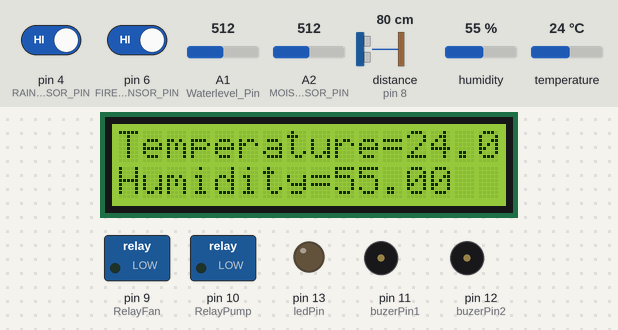
The sketch below on a simulated Arduino Uno, built with avr-gcc and run on an emulated ATmega328P. Shown: 16×2 character LCD, switched loads named in the sketch (green lamp = pin HIGH), output pins drawn as LEDs (lit = HIGH), buzzer (waves = sounding, pin HIGH). Wiring (inferred from the names in the program): ultrasonic range finder: trigger pin 7; echo pin 8. Inputs (shaded band) come from the test bench; at power-on: pin 4 (RAIN_SENSOR_PIN) HIGH, A2 (MOISTURE_SENSOR_PIN) = 512, temperature 24 °C, pin 6 (FIRE_SENSOR_PIN) HIGH, A1 (Waterlevel_Pin) = 512, distance to the obstacle (sensor on pin 8) 80 cm, humidity 55 %. The echo pulse lasts 58.3 µs per cm; the modem accepts every AT command (registered, SIM ready, sends succeed) and sends nothing else; pins used as bus, display or sensor lines are not drawn; what the sketch prints to the serial monitor is not drawn.

Above: at 2.5 s.
2.6 s: pin 4 (RAIN_SENSOR_PIN) driven LOW
At 5.2 s:
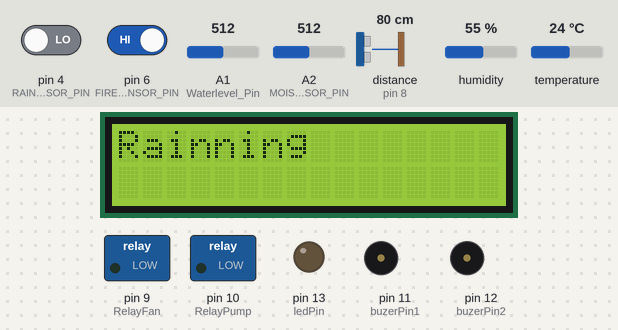
8.9 s: pin 4 (RAIN_SENSOR_PIN) driven HIGH
At 17.8 s:
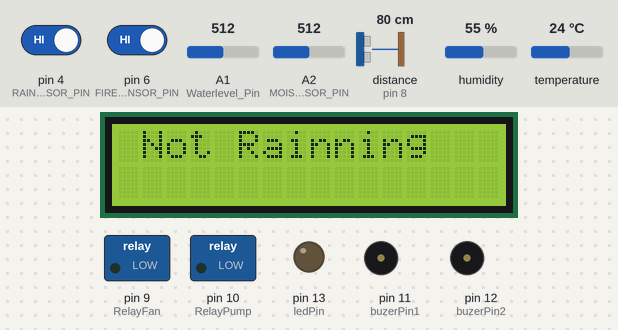
21.0 s: A2 (MOISTURE_SENSOR_PIN) set to 891
27.0 s: A2 (MOISTURE_SENSOR_PIN) set to 914
At 38.6 s:
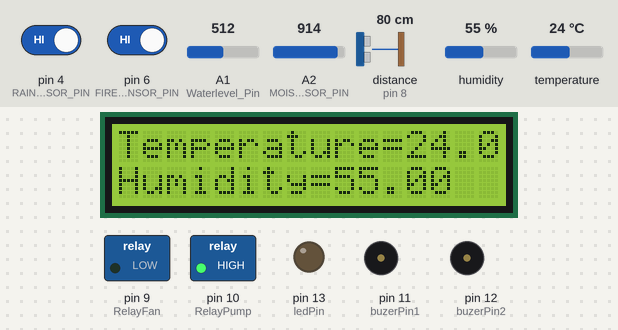
41.0 s: temperature set to 29 °C
At 50.7 s:
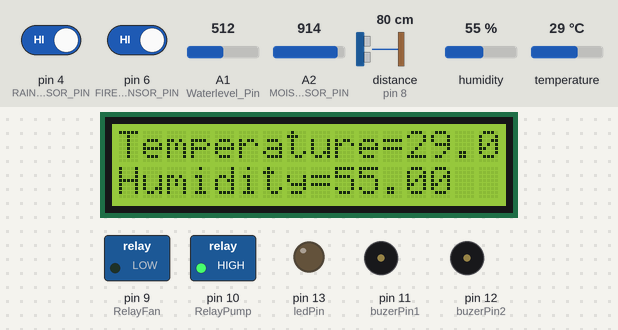
51.3 s: temperature set to 32 °C
At 62.7 s:
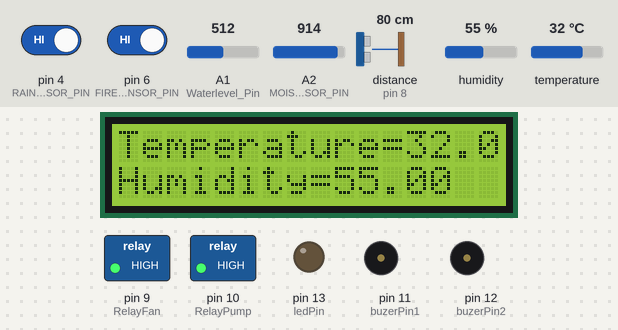
Timing chart, 0 to 64.2 s (numbered marks = the images above; inputs shaded):
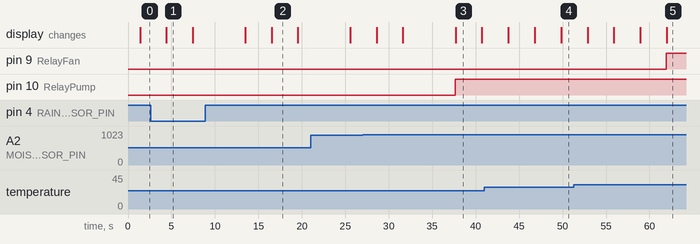

The sketch:

agreeculture.ino
```cpp
// Libraries
#include <DHT.h>
#include <Wire.h>
#include <SoftwareSerial.h>
#include <LiquidCrystal_I2C.h>
LiquidCrystal_I2C lcd(0x27,16,2);
SoftwareSerial SIM900(2,3); // RX, TX
// Constants
#define RAIN_SENSOR_PIN 4
#define FIRE_SENSOR_PIN 6
#define DHT_PIN 5
#define DHT_TYPE DHT11
#define MOISTURE_SENSOR_PIN A2
const int Waterlevel_Pin = A1;

#define RelayFan 9
#define RelayPump 10
#define buzerPin1 11
#define buzerPin2 12

#define DTH_INTERVAL 0 // Read sensors every 1000ms
#define LCD_INTERVAL 50
#define Rain_INTERVAL 10
#define Fire_INTERVAL 0
#define Mois_INTERVAL 5
#define Water_INTERVAL 0
#define READ_INTERVAL 500
#define Ultra_INTERVAL 0
#define sendSms_INTERVAL 1

#define ledPin 13
// Objects
DHT dht(DHT_PIN, DHT_TYPE);
unsigned long previousMillis = 50;  // Keep track of time since last sensor reading
unsigned long previousMillis_Rain = 0;
unsigned long previousMillis_Fire = 0;
unsigned long previousMillis_DTH = 0;
unsigned long previousMillis_Mois =0;
unsigned long previousMillis_Water =0;
unsigned long previousMillis_Lcd =0;
unsigned long previousMillis_Ultra =0;
unsigned long previousMillis_sendSms =0;
// Sensor values
int rainValue = 0;
int fireValue = 0;
float temp = 0.0;
float humidity = 0.0;
int moistureValue = 0;
float Water =0;
const int trigPin = 7;
const int echoPin = 8;


long duration;
int distance;

void setup() {

  Serial.begin(9600);
  pinMode(trigPin, OUTPUT);
  pinMode(echoPin, INPUT);
  digitalWrite(trigPin, LOW);


   pinMode(ledPin, OUTPUT);
  digitalWrite(ledPin, LOW);
  pinMode(RelayFan,OUTPUT);
  pinMode(RelayPump,OUTPUT);
pinMode(buzerPin1,OUTPUT);
pinMode(buzerPin2,OUTPUT);

pinMode(RelayFan,OUTPUT);

  dht.begin();

  lcd.init();
  lcd.init();
  lcd.backlight();

  pinMode(RAIN_SENSOR_PIN, INPUT);
  SIM900.begin(19200);
  delay(1000);
  SIM900.print("AT+CMGF=1\r"); // Set SMS mode to text
  delay(100);
  SIM900.println("AT+CNMI=2,2,0,0,0\r"); // Configure module to send SMS data to serial out upon receipt
  delay(100);
}

void loop() {
  unsigned long currentMillis = millis();  // Get the current time
 // if (currentMillis - previousMillis >= READ_INTERVAL) {
    // Update the previous reading time
  //  previousMillis = currentMillis;

    // Call the functions to read the senso


//}

  // Check if it's time to read the sensors


if (currentMillis - previousMillis_Mois >= Mois_INTERVAL)
  {
    previousMillis_Mois = currentMillis;

  moistureValue = analogRead(MOISTURE_SENSOR_PIN);
Serial.println(moistureValue) ; //Serial.println(moistureValue);
 if (moistureValue > 900)
 {
    digitalWrite(RelayPump,HIGH);
    Serial.print("The soil is DRY : ");
    Serial.println("Pump is ON      ");
 }

if (moistureValue <350)
{
digitalWrite(RelayPump,LOW);
Serial.println("Pump is OFF      ");
Serial.println("The soil is WET ");
}
}


if (currentMillis - previousMillis_Rain >= Rain_INTERVAL)
  {
    previousMillis_Rain = currentMillis;
 int rainValue = digitalRead(RAIN_SENSOR_PIN);

  if (rainValue == LOW) {
    // Turn on the LED
    digitalWrite(ledPin, LOW);
    Serial.println("Rainning");
   sendSMS("+918768795298", "Rainning!");
   delay(10000);
  } else {
    // Turn off the LED
    digitalWrite(ledPin, LOW);
  }
}
if (currentMillis - previousMillis_Fire >= Fire_INTERVAL)
  {
    previousMillis_Fire = currentMillis;
  fireValue = digitalRead(FIRE_SENSOR_PIN);
  //Serial.println(fireValue);
  if(fireValue == LOW)
  {
 //for(int i = 0; i < 5; i++) {
   // digitalWrite(buzerPin1, HIGH); // turn on the LED
    //delay(500);             // wait for 500 milliseconds
    //digitalWrite(buzerPin1, LOW);  // turn off the LED
    //delay(500);

  //Serial.print("Fire sensor value: ");
//Serial.println("Firing");
//for(int j = 0; j < 2; j++)
//{
Serial.println("Fire Detected");
 sendSMS("+918768795298", "Fire Detected!");
delay(5000);
//}
  }
}

if (currentMillis - previousMillis_Water >= Water_INTERVAL)
  {
    previousMillis_Water = currentMillis;


  int sensorValue = analogRead(Waterlevel_Pin );
  int percent = map(sensorValue, 0, 1023, 0, 100);
  Serial.print("Water level: ");
  Serial.print(percent);
  Serial.println("%");
  if (percent >= 60) {
    digitalWrite(ledPin, LOW);
    digitalWrite(buzerPin2,HIGH); // turn on the LED
       Serial.println("Tank is Full");
  }
  else if(percent <= 50){
    digitalWrite(buzerPin2,LOW);

   //for(int k = 0;k < 1; k++) {
//sendSMS("+919064111712", "Tank is Full, Please Turn Off the Pump");
  // delay(1000);
    ///}
  }else {
    //digitalWrite(ledPin, LOW);
    digitalWrite(buzerPin2, LOW);
  }
  //delay(500);


}

if (currentMillis - previousMillis_DTH >= DTH_INTERVAL)
  {
    previousMillis_DTH = currentMillis;
  temp = dht.readTemperature();
  humidity = dht.readHumidity();
  Serial.print("Temperature: ");
  Serial.print(temp);
  Serial.println("℃\t");
 //Serial.print("Humidity: ");
//Serial.print(humidity);
  //Serial.println("%");
if (temp >30)
{
digitalWrite(RelayFan,HIGH);
Serial.println("Fan is On");
//sendSMS("+919064111712", "Fan is on");
  // delay(1000);
}
if (temp < 30)
{
  digitalWrite(RelayFan,LOW);
Serial.println("Fan is Off");
//sendSMS("+919064111712", "Fan is off");
  // delay(1000);
}
}

if (currentMillis - previousMillis_Ultra >= Ultra_INTERVAL)
  {
    previousMillis_Ultra = currentMillis;
{
digitalWrite(trigPin, HIGH);
  delayMicroseconds(10);
  digitalWrite(trigPin, LOW);
  duration = pulseIn(echoPin, HIGH);
  distance = duration * 0.034 / 2;

  Serial.print("Distance: ");
  Serial.print(distance);
  Serial.println(" cm");

  if (distance < 20) {
    digitalWrite(buzerPin1, HIGH);
for(int i = 0; i < 5; i++) {
   digitalWrite(buzerPin1, HIGH); // turn on the LED
   delay(500);             // wait for 500 milliseconds
digitalWrite(buzerPin1, LOW);  // turn off the LED
   delay(500);
digitalWrite(buzerPin1, HIGH);
}
    sendSMS("+918768795298", "Movement detected");
   delay(5000);
  }

  else {
    digitalWrite(buzerPin1, LOW);
  }
  //delay(500);
}

  }
 if (currentMillis - previousMillis_Lcd >= LCD_INTERVAL) {
       previousMillis_Lcd = currentMillis;
 // lcd.setCursor(0,0);
//lcd.print(rainValue);
//delay (1000);


lcd.clear();
lcd.setCursor(0,0);
lcd.print("Temperature=");
lcd.print(temp);
lcd.setCursor(0,1);
lcd.print("Humidity=");
lcd.print(humidity);
delay(3000);
lcd.clear();


  int rainValue = digitalRead(RAIN_SENSOR_PIN);
  if (rainValue == LOW) {
    lcd.setCursor(0,0);
    lcd.print("Rainning");
  }
  else
  {
     lcd.setCursor(0,0);
    lcd.print(" Not Rainning");
  }
  delay(3000);

if (fireValue == LOW)
{
  lcd.setCursor(0,0);
lcd.print("Fire Ditected");
delay(3000);
}

int sensorValue = analogRead(Waterlevel_Pin );
  int percent = map(sensorValue, 0, 1023, 0, 100);
lcd.setCursor(0,0);
 lcd.print("Water level: ");
  lcd.print(percent);
  lcd.print("%");
delay(3000);

if (moistureValue > 900)
 {
   lcd.setCursor(0,0);
    lcd.print("The soil is DRY : ");
    lcd.setCursor(0,1);
    lcd.print("Pump IS ON     ");
 }
if (moistureValue <300)
{
lcd.setCursor(0,0);
lcd.print("The soil is WET ");
lcd.setCursor(0,1);
lcd.print("Pump IS OFF");
}
delay(3000);
 }

}

void sendSMS(String phone_number, String message){
//if (currentMillis - previousMillis_sendSms >= sendSms_INTERVAL)
  //{
   // previousMillis_sendSms = currentMillis;
  SIM900.print("AT+CMGS=\"");
  SIM900.print(phone_number);
  SIM900.println("\"");
  delay(100);
  SIM900.print(message);
  delay(100);
  SIM900.write(0x1A);
  delay(100);

}
```

Measured:
- the behaviour switches between 900 and 901 on A2 (MOISTURE_SENSOR_PIN) (found by bisection; images 2 and 3)
- the behaviour switches between 30 and 31 °C on temperature (found by bisection; images 4 and 5)
- after the input at 2.6 s, the display: changes after 1.8 s (image 1)
- after the input at 8.9 s, the display: first changes after 4.6 s (image 2 shows a later state)
- after the input at 27.0 s, pin 10 (RelayPump): LOW → HIGH after 10.6 s
- after the input at 51.3 s, pin 9 (RelayFan): LOW → HIGH after 10.6 s
- what the display in image 1 shows lasts 3.0 s, from 4.4 s to 7.4 s
